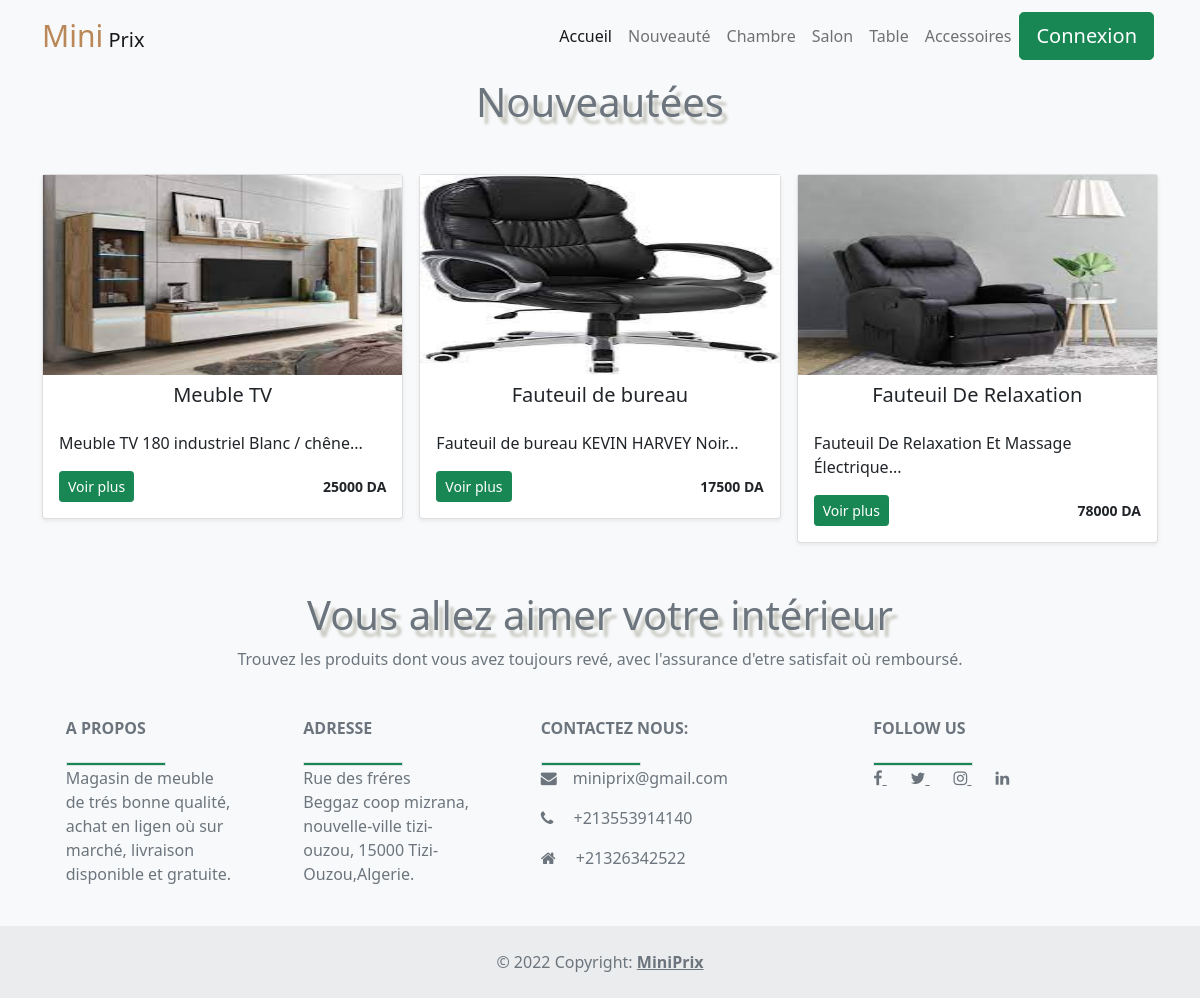
Screenshot of /nouveaute.php with the database file from the repository.
### tables this page shows
CREATE TABLE IF NOT EXISTS `itemsmini` (
  `id` int(11) NOT NULL AUTO_INCREMENT,
  `name` varchar(100) NOT NULL,
  `description` text NOT NULL,
  `price` varchar(100) NOT NULL,
  `image` varchar(250) NOT NULL,
  `category` int(11) NOT NULL,
  PRIMARY KEY (`id`),
  KEY `category` (`category`)
);

### nouveaute.php (the view, shortened to what this page needs)
<?php
  include 'includes/navbar.php';?>
<div class="album py-5 bg-light" style="margin-top:30px">
    <div class="container">
    <header>
        <h1> Nouveautées  </h1>
    </header>
        <div class="row row-cols-1 row-cols-sm-2 row-cols-md-3 g-3 mt-4">
        <?php
                    $db=Database::connect();
                    $statement= $db-> query('SELECT * FROM itemsmini WHERE itemsmini.category = 2 ');
                    $produits = $statement->fetchAll();
                    foreach($produits as $produit)
                    {  ?>
                        <div class="col">
                                <div class="card shadow-sm">
                                    <img src="online mini/<?= $produit['image']; ?>" style="height: 200px;">
                                    <h5 class="text-center mt-2" ><?= $produit['name'] ?></h5>
                                    <div class="card-body">
                                    <p class="card-text"><?= substr($produit['description'], 0, 70); ?>...</p>
                                    <div class="d-flex justify-content-between align-items-center">
                                        <div class="btn-group">
                                        <a href="detail_produit.php?pdt=<?= $produit['id'] ?>"><button type="button" class="btn btn-sm btn-success">Voir plus</button></a>
                                        </div>
                                        <small class="text" style="font-weight: bold;"><?= $produit['price'] ?> DA</small>
                                    </div>
                                    </div>
                                </div>
                        </div>
                <?php }?>
      </div>
    </div>
</div>
<?php include 'includes/footer.php'; ?>

### nouveaute.php (style rules this page uses)
header { display: flex; justify-content: center; align-items: center; flex-direction: column; }
h1 { font-size: 40px; max-width: 800px; text-align: center; text-shadow: 5px 7px 3px #c8c8c0; color:#6c757d; }

### includes/footer.php (style rules this page uses)
header { display: flex; justify-content: center; align-items: center; flex-direction: column; }
h1 { font-size: 40px; max-width: 800px; text-align: center; text-shadow: 5px 7px 3px #c8c8c0; }

### rows the page displays
itemsmini: image (picture), name "Meuble TV", description "Meuble TV 180 industriel Blanc / chêne", price "25000"
itemsmini: image (picture), name "Fauteuil de bureau", description "Fauteuil de bureau KEVIN HARVEY Noir", price "17500"
itemsmini: image (picture), name "Fauteuil De Relaxation", description "Fauteuil De Relaxation Et Massage Électrique", price "78000"
